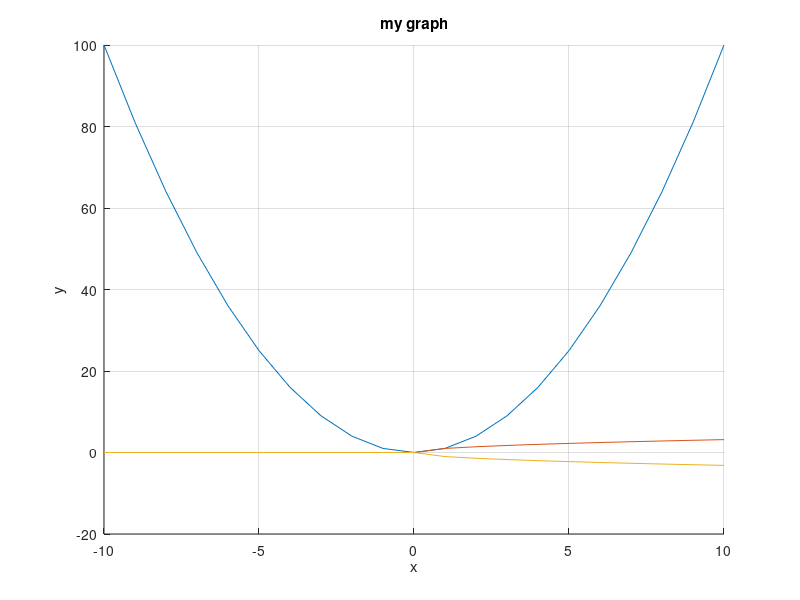

MATLAB code for this plot:
x = -10:10;
y1 = x.^2;
y2 = x.^0.5;
y3 = -y2;
title('my graph');
hold;
grid;
plot(x, y1);
plot(x, y2);
plot(x, y3);
xlabel('x');
ylabel('y');
